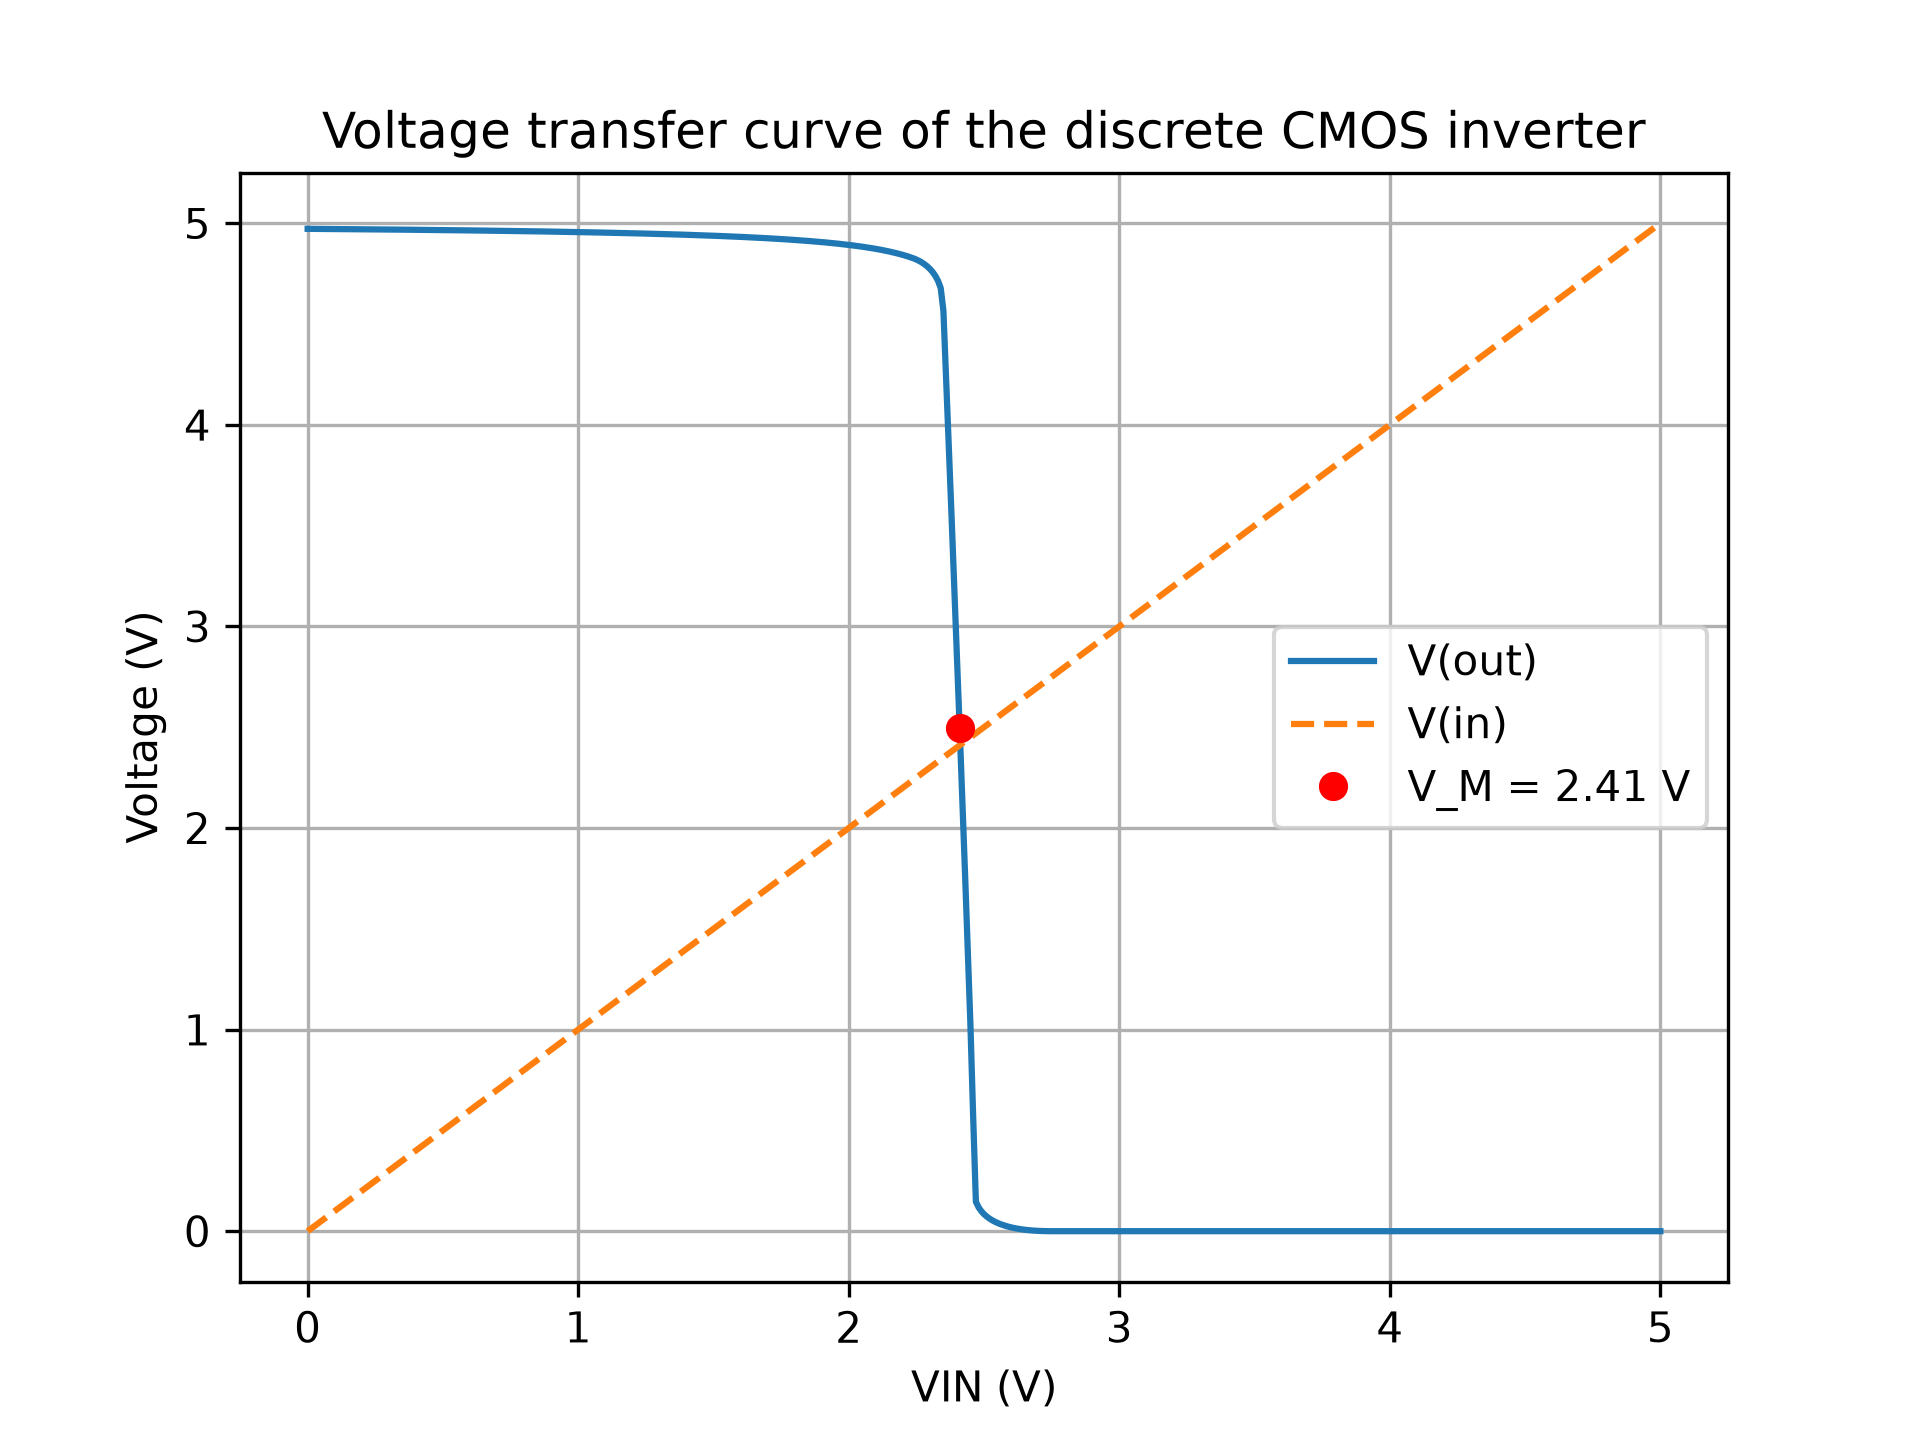

This figure's Python source:
import pandas as pd
import matplotlib.pyplot as plt

df = pd.read_csv('DCSWEEP.txt', sep='\t')
vin = df.iloc[:, 1]    # second column: V(in)
vout = df.iloc[:, 2]   # third column: V(out)

# V_M: the point where V(out) is closest to VDD/2 = 2.5 V
idx = (vout - 2.5).abs().idxmin()
vm = vin[idx]

plt.figure()
plt.plot(vin, vout, label='V(out)')
plt.plot(vin, vin, '--', label='V(in)')
plt.plot(vm, vout[idx], 'ro', label='V_M = ' + str(round(vm, 2)) + ' V')
plt.xlabel('VIN (V)')
plt.ylabel('Voltage (V)')
plt.title('Voltage transfer curve of the discrete CMOS inverter')
plt.grid(True)
plt.legend()
plt.savefig('vtc.png', dpi=300)
plt.show()
